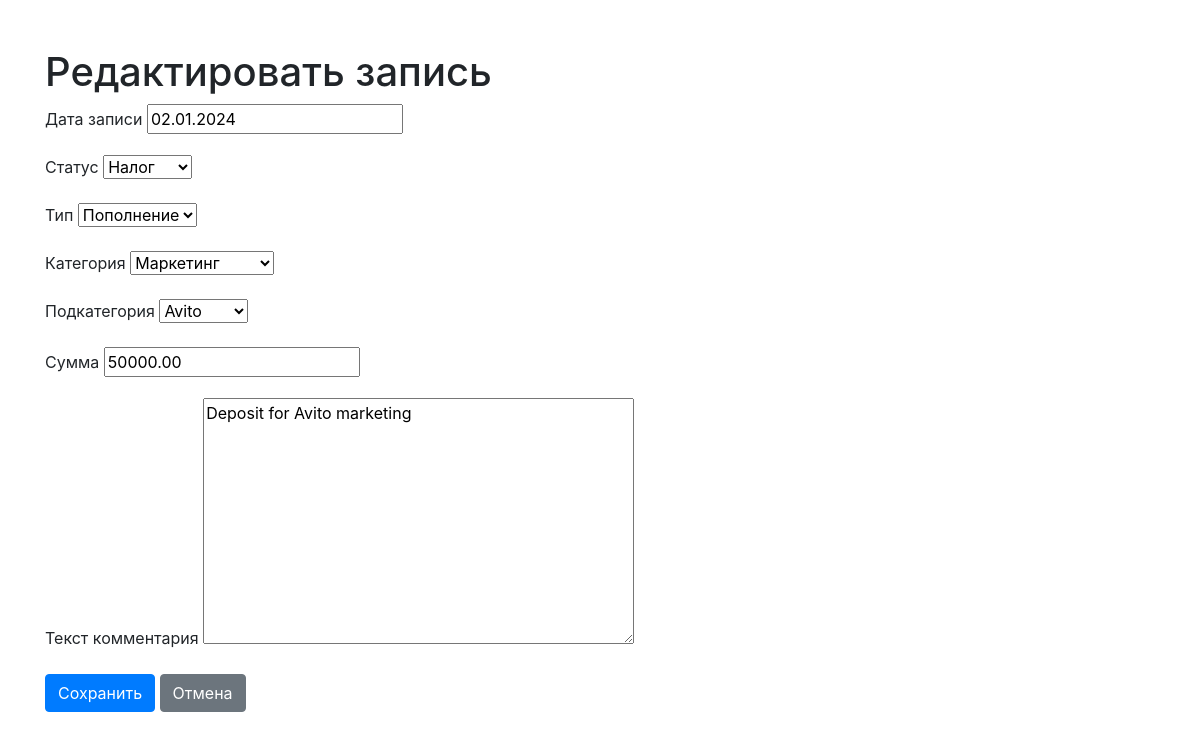
Page /transactions/1/update/ on the committed database.
### transaction/models.py (models this page shows, shortened)
class Transaction(models.Model):
    date = models.DateField(default = datetime.date.today, verbose_name = 'Дата записи')
    status = models.ForeignKey(Status, on_delete=models.CASCADE, verbose_name = 'Статус')
    type = models.ForeignKey(Type, on_delete=models.CASCADE, verbose_name = 'Тип')
    category = models.ForeignKey(Category, on_delete = models.CASCADE, verbose_name = 'Категория')
    subcategory = models.ForeignKey(SubCategory, on_delete = models.CASCADE, verbose_name = 'Подкатегория')
    amount = models.DecimalField(blank = False, max_digits = 7, decimal_places = 2, default = 0.00, validators = [MinValueValidator(1)], verbose_name = 'Сумма')
    text = models.TextField(blank = True, verbose_name = 'Текст комментария')
    class Meta:
        verbose_name = 'Транзакция'
        verbose_name_plural = 'Транзакции'

### transaction/views.py (the view)
# urls.py: path('transactions/<int:pk>/update/', TransactionUpdateView.as_view(), name = 'transaction_update'),
class TransactionUpdateView(UpdateView):
    model = Transaction
    form_class = TransactionForm
    template_name = 'transaction/update_transaction.html'
    success_url = reverse_lazy('transaction:transaction_list')

### transaction/forms.py
class TransactionForm(forms.ModelForm):
    class Meta:
        model = Transaction
        fields = '__all__'

### transaction/models.py (called while the page is built)
    def __str__(self):
        return self.name

    def __str__(self):
        return self.name

    def __str__(self):
        return self.name

    def __str__(self):
        return self.name

### templates/transaction/update_transaction.html (shortened to what this page needs)
<!DOCTYPE html>
<html lang="ru">
<head>
    <link rel="stylesheet" href="https://stackpath.bootstrapcdn.com/bootstrap/4.5.2/css/bootstrap.min.css">
</head>
<body>
    <div class="container mt-5">
        <h1>Редактировать запись</h1>
        <form method="post">
            {% for field in form %}
                <div class="form-group">
                    <label for="{{ field.id_for_label }}">{{ field.label }}</label>
                    {{ field }}
                </div>
            {% endfor %}
            <button type="submit" class="btn btn-primary">Сохранить</button>
            <a href="{% url 'transaction:transaction_list' %}" class="btn btn-secondary">Отмена</a>
        </form>
    </div>
</body>
</html>

### rows in the picture
Transaction: form "02.01.2024" "Налог" "Пополнение" "Маркетинг" "Avito" "50000.00" "Deposit for Avito marketing"

### other values in the picture
{{ field.label }} "Дата записи" "Статус" "Тип" "Категория" "Подкатегория" "Сумма" "Текст комментария"
